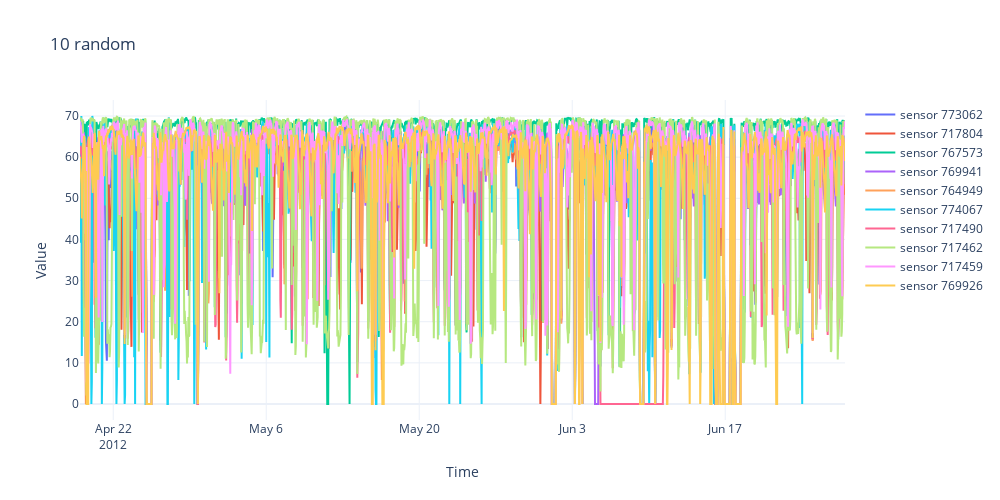

Here is the notebook cell this chart was saved with:
### Markdown cell above
__Постройте линейные графики десяти случайных рядов из датасета. По оси X отложите время, по оси Y — значения временного ряда. Ответьте на вопросы ниже. (0.5 баллов)__

### Code cell
fig = go.Figure()

for sensor_id in df["sensor_id"].unique():
    tmp = df[df["sensor_id"] == sensor_id]
    fig.add_trace(
        go.Scatter(
            x=tmp["timestamp"],
            y=tmp["value"],
            mode="lines",
            name=f"sensor {sensor_id}"
        )
    )

fig.update_layout(
    title="10 random",
    xaxis_title="Time",
    yaxis_title="Value",
    template="plotly_white",
    width=1000,
    height=500
)

fig.show()

### Figure 1 — Plotly figure (JSON) as saved in the notebook; plotly's stock layout.template omitted (floating-point values rounded to 4 significant figures; data arrays with more than 128 entries replaced by an {"elided": "..."} marker saying what was removed)
{"data": [{"mode": "lines", "name": "sensor 773062", "type": "scatter", "x": {"elided": "1681 str values"}, "y": {"elided": "1681 float values"}}, {"mode": "lines", "name": "sensor 717804", "type": "scatter", "x": {"elided": "1681 str values"}, "y": {"elided": "1681 float values"}}, {"mode": "lines", "name": "sensor 767573", "type": "scatter", "x": {"elided": "1681 str values"}, "y": {"elided": "1681 float values"}}, {"mode": "lines", "name": "sensor 769941", "type": "scatter", "x": {"elided": "1681 str values"}, "y": {"elided": "1681 float values"}}, {"mode": "lines", "name": "sensor 764949", "type": "scatter", "x": {"elided": "1681 str values"}, "y": {"elided": "1681 float values"}}, {"mode": "lines", "name": "sensor 774067", "type": "scatter", "x": {"elided": "1681 str values"}, "y": {"elided": "1681 float values"}}, {"mode": "lines", "name": "sensor 717490", "type": "scatter", "x": {"elided": "1681 str values"}, "y": {"elided": "1681 float values"}}, {"mode": "lines", "name": "sensor 717462", "type": "scatter", "x": {"elided": "1681 str values"}, "y": {"elided": "1681 float values"}}, {"mode": "lines", "name": "sensor 717459", "type": "scatter", "x": {"elided": "1681 str values"}, "y": {"elided": "1681 float values"}}, {"mode": "lines", "name": "sensor 769926", "type": "scatter", "x": {"elided": "1681 str values"}, "y": {"elided": "1681 float values"}}], "layout": {"height": 500, "title": {"text": "10 random"}, "width": 1000, "xaxis": {"title": {"text": "Time"}}, "yaxis": {"title": {"text": "Value"}}}}
